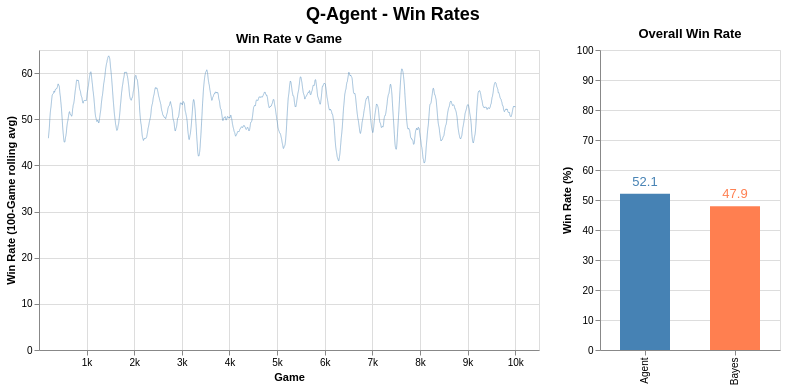

The cell this chart's notebook holds for it:
### Code cell
GAME_WINDOW = 100
q_agent_df["agent_won"].mean()
n_games = len(q_agent_df)
agent_wr = float(q_agent_df["agent_won"].mean()) * 100  # type: ignore
player_wr = float(q_agent_df["player_won"].mean()) * 100  # type: ignore
avg_turns = float(q_agent_df["turns"].mean())  # type: ignore
avg_agent_hits = float(q_agent_df["agent_hit"].mean())  # type: ignore
avg_player_hits = float(q_agent_df["player_hit"].mean())  # type: ignore
avg_agent_sunk = float(q_agent_df["agent_sunk"].mean())  # type: ignore
avg_player_sunk = float(q_agent_df["player_sunk"].mean())  # type: ignore

print(f"Games:            {n_games}")
print(f"Agent win rate:   {agent_wr:.1f}%  |  Player win rate: {player_wr:.1f}%")
print(f"Avg turns/game:   {avg_turns:.1f}")
print(
    f"Avg agent hits:   {avg_agent_hits:.1f}  |  Avg player hits: {avg_player_hits:.1f}"
)
print(
    f"Avg agent sinks:  {avg_agent_sunk:.1f}  |  Avg player sinks: {avg_player_sunk:.1f}"
)

rolling = q_agent_df.with_columns(
    [
        (pl.col("agent_won").cast(pl.Float64) * 100)
        .rolling_mean(window_size=GAME_WINDOW)
        .alias("agent_win_rate")
    ]
)

win_long = (
    rolling.select(["game", "agent_win_rate"])
    .unpivot(
        index="game",
        on=["agent_win_rate"],
        variable_name="side",
        value_name="win_rate",
    )
    .with_columns(pl.col("side").replace({"agent_win_rate": "Agent"}))
)

rolling_chart = make_chart(
    win_long,
    "win_rate",
    arg_col="game",
    window_size=GAME_WINDOW,
    stroke=0.5,
)

color_scale = alt.Scale(domain=["Agent", "Bayes"], range=["steelblue", "coral"])

win_summary = pl.DataFrame(
    {"side": ["Agent", "Bayes"], "win_rate": [agent_wr, player_wr]}
)
bar = (
    alt.Chart(win_summary)
    .mark_bar(size=50)
    .encode(
        x=alt.X("side:N", title=""),
        y=alt.Y("win_rate:Q", title="Win Rate (%)", scale=alt.Scale(domain=[0, 100])),
        color=alt.Color("side:N", scale=color_scale, legend=None),
    )
    .properties(title="Overall Win Rate", width=180, height=300)
)
bar_text = bar.mark_text(dy=-12, fontSize=13).encode(
    text=alt.Text("win_rate:Q", format=".1f")
)

title = alt.TitleParams("Q-Agent - Win Rates", anchor="middle", fontSize=18)
c = (
    ((rolling_chart) | (bar + bar_text))
    .resolve_scale(y="independent", color="independent")
    .properties(title=title)
)
c.save(IMG_DIR / "q_agent_win_rates.png", ppi=300, scale_factor=2)
c.show()

### Figure 1 — Vega specification as saved in the notebook (floating-point values rounded to 4 significant figures; data arrays with more than 128 entries replaced by an {"elided": "..."} marker saying what was removed)
{"$schema": "https://vega.github.io/schema/vega/v6.json", "data": [{"name": "source_0", "values": {"elided": "10000 records"}}, {"name": "source_1"}, {"name": "data_0", "values": [{"side": "Agent", "win_rate_end": 52.12, "win_rate_start": 0.0}, {"side": "Bayes", "win_rate_end": 47.88, "win_rate_start": 0.0}]}, {"name": "data_1", "values": [{"side": "Agent", "win_rate": 52.12}, {"side": "Bayes", "win_rate": 47.88}]}, {"name": "source_0_concat_0_x_domain_game", "values": [{"min": 1, "max": 10000}]}, {"name": "source_0_concat_0_y_domain_win_rate_rolling", "values": [{"min": 40.5, "max": 63.73}]}, {"name": "data_0_concat_1_x_domain_side_0", "values": [{"side": "Agent"}, {"side": "Bayes"}]}, {"name": "data_1_concat_1_x_domain_side_1", "values": [{"side": "Agent"}, {"side": "Bayes"}]}], "signals": [{"name": "concat_0_width", "value": 500}, {"name": "concat_1_width", "value": 180}], "marks": [{"type": "group", "name": "concat_0_group", "encode": {"update": {"width": {"signal": "concat_0_width"}, "height": {"signal": "height"}}}, "marks": [{"type": "line", "name": "concat_0_marks", "from": {"data": "source_0"}, "sort": {"field": "x"}, "encode": {"update": {"y": {"field": "win_rate_rolling", "scale": "concat_0_y"}, "x": {"field": "game", "scale": "concat_0_x"}, "strokeWidth": {"value": 0.5}, "stroke": {"value": "steelblue"}, "defined": {"signal": "isValid(datum[\"game\"]) && isFinite(+datum[\"game\"]) && isValid(datum[\"win_rate_rolling\"]) && isFinite(+datum[\"win_rate_rolling\"])"}}}, "style": ["line"]}], "axes": [{"scale": "concat_0_x", "maxExtent": 0, "ticks": false, "zindex": 0, "grid": true, "aria": false, "labels": false, "domain": false, "gridScale": "concat_0_y", "tickCount": {"signal": "ceil(concat_0_width/40)"}, "orient": "bottom", "minExtent": 0}, {"scale": "concat_0_y", "tickCount": {"signal": "ceil(height/40)"}, "ticks": false, "gridScale": "concat_0_x", "grid": true, "aria": false, "maxExtent": 0, "minExtent": 0, "zindex": 0, "orient": "left", "domain": false, "labels": false}, {"scale": "concat_0_x", "tickCount": {"signal": "ceil(concat_0_width/40)"}, "encode": {"labels": {"update": {"text": {"signal": "datum.value / 1000 + 'k'"}}}}, "orient": "bottom", "zindex": 0, "labelOverlap": true, "labelFlush": true, "grid": false, "title": "Game"}, {"scale": "concat_0_y", "title": "Win Rate (100-Game rolling avg)", "tickCount": {"signal": "ceil(height/40)"}, "labelOverlap": true, "grid": false, "zindex": 0, "orient": "left"}], "title": {"text": "Win Rate v Game", "frame": "group"}, "style": "cell"}, {"type": "group", "name": "concat_1_group", "encode": {"update": {"width": {"signal": "concat_1_width"}, "height": {"signal": "height"}}}, "marks": [{"type": "rect", "name": "concat_1_layer_0_marks", "from": {"data": "data_0"}, "encode": {"update": {"y": {"field": "win_rate_end", "scale": "concat_1_y"}, "y2": {"field": "win_rate_start", "scale": "concat_1_y"}, "fill": {"field": "side", "scale": "concat_1_color"}, "xc": {"field": "side", "scale": "concat_1_x", "band": 0.5}, "width": {"value": 50}}}, "style": ["bar"]}, {"type": "text", "name": "concat_1_layer_1_marks", "from": {"data": "data_1"}, "encode": {"update": {"x": {"field": "side", "scale": "concat_1_x", "band": 0.5}, "dy": {"value": -12}, "fill": {"field": "side", "scale": "concat_1_color"}, "align": {"value": "center"}, "text": {"signal": "format(datum[\"win_rate\"], \".1f\")"}, "y": {"field": "win_rate", "scale": "concat_1_y"}, "fontSize": {"value": 13}, "baseline": {"value": "middle"}}}, "style": ["text"]}], "axes": [{"scale": "concat_1_y", "grid": true, "gridScale": "concat_1_x", "maxExtent": 0, "ticks": false, "aria": false, "orient": "left", "domain": false, "minExtent": 0, "zindex": 0, "tickCount": {"signal": "ceil(height/40)"}, "labels": false}, {"scale": "concat_1_x", "labelBaseline": "middle", "labelAlign": "right", "labelAngle": 270, "orient": "bottom", "grid": false, "zindex": 0}, {"scale": "concat_1_y", "tickCount": {"signal": "ceil(height/40)"}, "orient": "left", "grid": false, "zindex": 0, "title": "Win Rate (%)", "labelOverlap": true}], "title": {"text": "Overall Win Rate", "frame": "group"}, "style": "cell"}], "scales": [{"name": "concat_0_x", "type": "linear", "domain": [{"signal": "(data(\"source_0_concat_0_x_domain_game\")[0] || {}).min"}, {"signal": "(data(\"source_0_concat_0_x_domain_game\")[0] || {}).max"}], "range": [0, {"signal": "concat_0_width"}], "domainMax": 10500, "zero": false}, {"name": "concat_0_y", "type": "linear", "domain": [{"signal": "(data(\"source_0_concat_0_y_domain_win_rate_rolling\")[0] || {}).min"}, {"signal": "(data(\"source_0_concat_0_y_domain_win_rate_rolling\")[0] || {}).max"}], "range": [{"signal": "height"}, 0], "nice": true, "zero": true}, {"name": "concat_1_x", "type": "band", "domain": {"fields": [{"data": "data_0_concat_1_x_domain_side_0", "field": "side"}, {"data": "data_1_concat_1_x_domain_side_1", "field": "side"}], "sort": true}, "range": [0, {"signal": "concat_1_width"}], "paddingInner": 0.1, "paddingOuter": 0.05}, {"name": "concat_1_y", "type": "linear", "domain": [0, 100], "range": [{"signal": "height"}, 0], "zero": true}, {"name": "concat_1_color", "type": "ordinal", "domain": ["Agent", "Bayes"], "range": ["steelblue", "coral"]}], "title": {"text": "Q-Agent - Win Rates", "anchor": "middle", "fontSize": 18}, "height": 300, "padding": 5, "background": "white", "layout": {"padding": 20, "bounds": "full", "align": "each"}}
